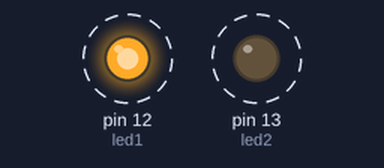
Recording of a sketch running on a simulated Arduino Uno, built with avr-gcc and run on an emulated ATmega328P. Parts: output pins drawn as LEDs (lit = HIGH). Dashed ring = blinking.

Above: at 0.05 s.
Timing chart, 0 to 3.0 s (numbered marks = the images above):
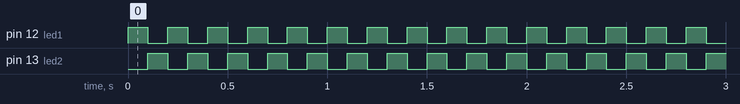

The sketch:

sirali_led.ino
```cpp
int led1 = 12;  // 1. LED pini
int led2 = 13;  // 2. LED pini

void setup() {
  pinMode(led1, OUTPUT);
  pinMode(led2, OUTPUT);
}

void loop() {
  digitalWrite(led1, HIGH);  // LED1 yanar
  digitalWrite(led2, LOW);   // LED2 söner
  delay(100);                // 0.5 saniye bekle

  digitalWrite(led1, LOW);   // LED1 söner
  digitalWrite(led2, HIGH);  // LED2 yanar
  delay(100);                // 0.5 saniye bekle
}
```

Measured:
- by itself, pin 12 (led1), pin 13 (led2): alternates HIGH for 0.10 s and LOW for 0.10 s
